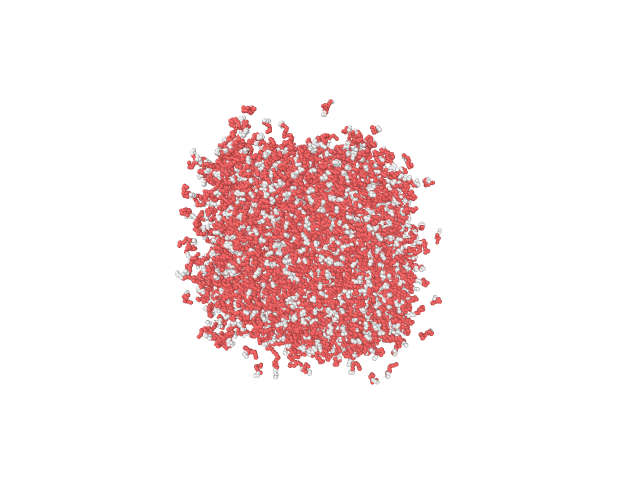

Recreate this plot in Python.
from ovito.io import import_file
from ovito.vis import Viewport
# Renderer = TachyonRenderer()

Beads_range=[x for x in range(10,50,4) if x not in (38,46)] # # # #    monomer's range
Dens_range=[x/100 for x in range(0,81,5) if x>0] # # # #    dens' range
Frac_range=[x/100 for x in range(0,100,25) if x!=0] # # # #    frac' range

def Render(Frac, Bead, Dens):
    data = import_file('./frac_'+str(Frac)+'/m_'+str(Bead)+'/d_'+str(Dens)+'/final_snapshot.xyz')
    data.add_to_scene()

    vis_element = data.source.data.particles.vis
    vis_element.radius = .9

    cell_vis = data.source.data.cell.vis
    cell_vis.render_cell = False

    vp = Viewport(type = Viewport.Type.Perspective)
    vp.zoom_all(size=(600, 500))
    image = vp.render_image(size=(600, 500), alpha=True)
    
    image.save("renders/f-"+str(int((1-Frac)*10%10))+"/b-"+str(Bead)+"_d-"+str(Dens)+".png")

    data.remove_from_scene()

def VP(Fracs, Beads, Denss):
    
    Fracs.reverse()

    for Frac in Fracs:

        for Bead in Beads:

            for Dens in Denss:
                               
                Render(Frac, Bead, Dens)
                   
    exit()               

VP(Frac_range, Beads_range, Dens_range)
